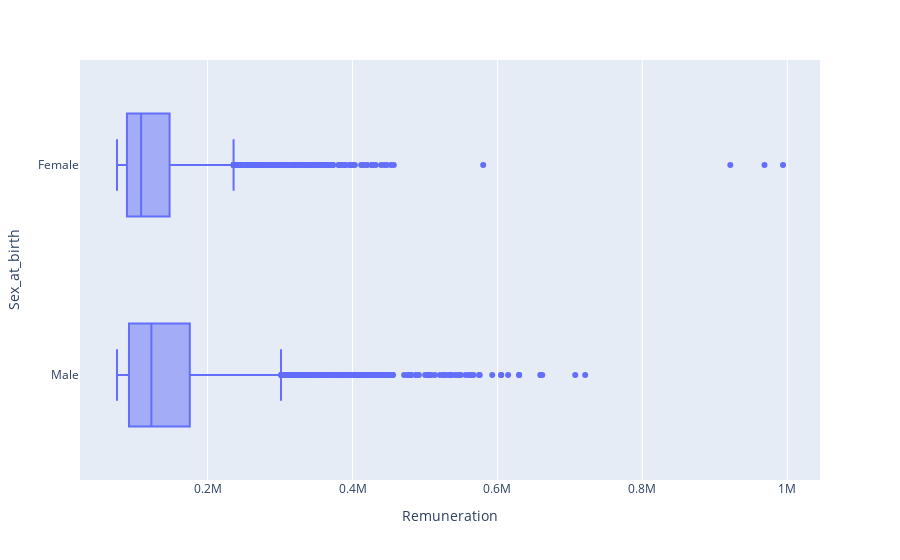

The cell this chart's notebook holds for it:
### Code cell
# box plot of log expenses data
import plotly.express as px
fig = px.box(data, x="Remuneration", y="Sex_at_birth")
fig.show()

### Figure 1 — Plotly figure (JSON) as saved in the notebook; plotly's stock layout.template omitted (floating-point values rounded to 4 significant figures; data arrays with more than 128 entries replaced by an {"elided": "..."} marker saying what was removed)
{"data": [{"alignmentgroup": "True", "hovertemplate": "Remuneration=%{x}<br>Sex_at_birth=%{y}<extra></extra>", "legendgroup": "", "marker": {"color": "#636efa"}, "name": "", "notched": false, "offsetgroup": "", "orientation": "h", "showlegend": false, "type": "box", "x": {"elided": "28356 int values"}, "x0": " ", "xaxis": "x", "y": {"elided": "28356 str values"}, "y0": " ", "yaxis": "y"}], "layout": {"boxmode": "group", "legend": {"tracegroupgap": 0}, "margin": {"t": 60}, "xaxis": {"anchor": "y", "domain": [0, 1], "title": {"text": "Remuneration"}}, "yaxis": {"anchor": "x", "domain": [0, 1], "title": {"text": "Sex_at_birth"}}}}
